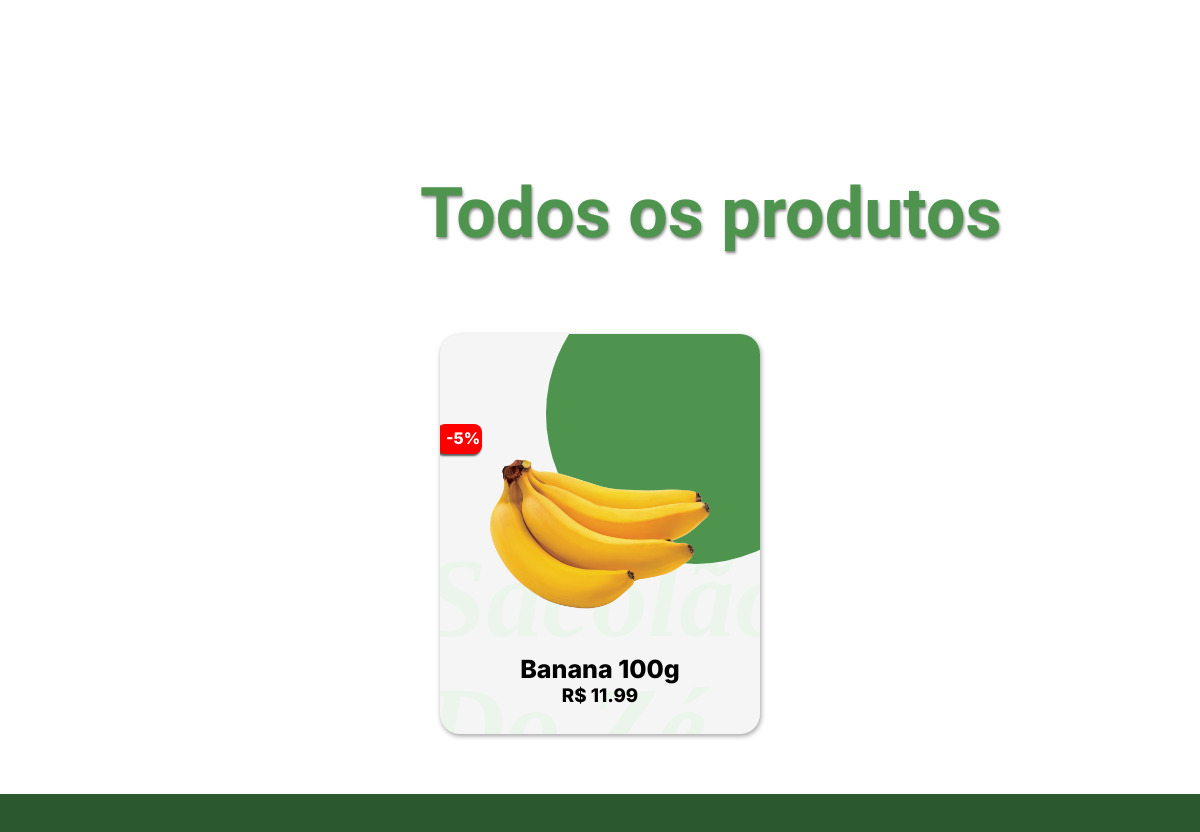
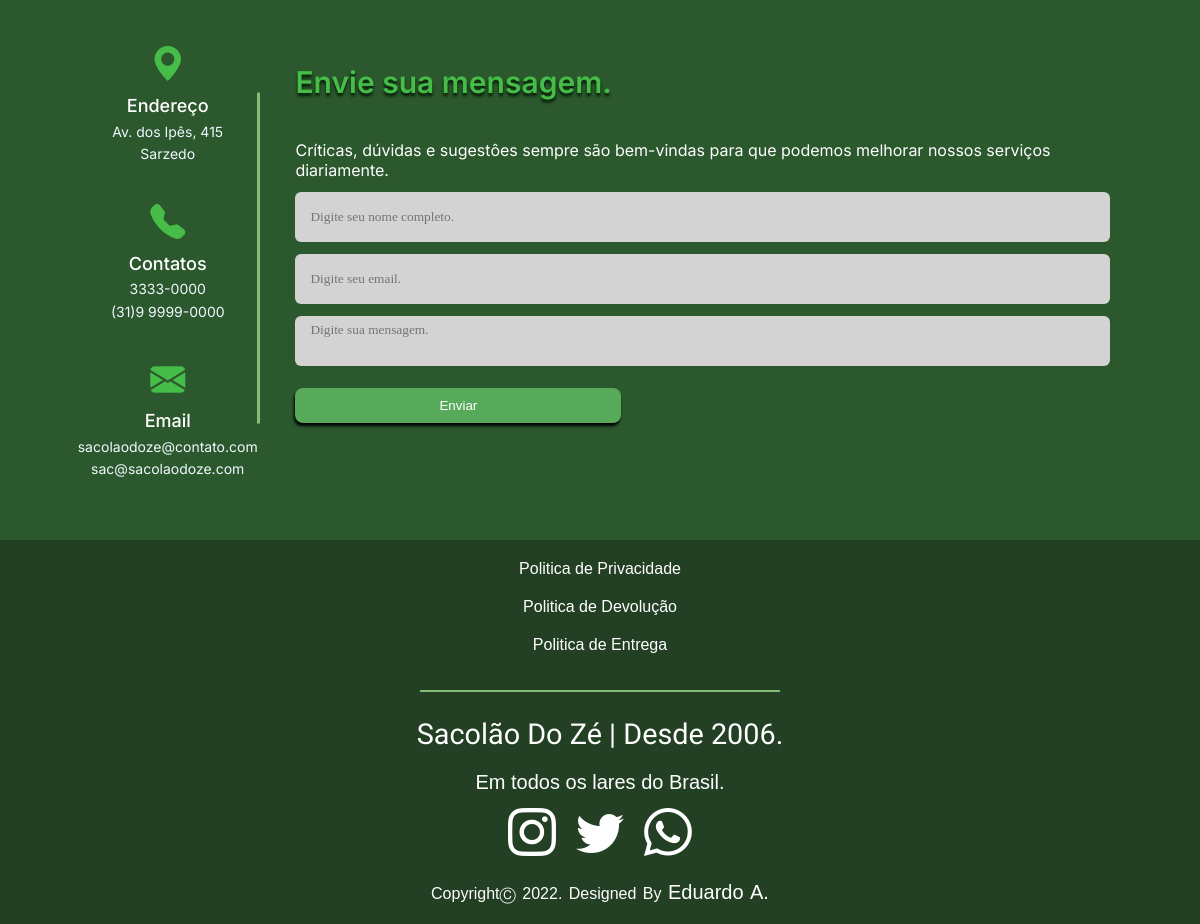
Before: / (lower part) with the older database file (2 pictures, top to bottom).
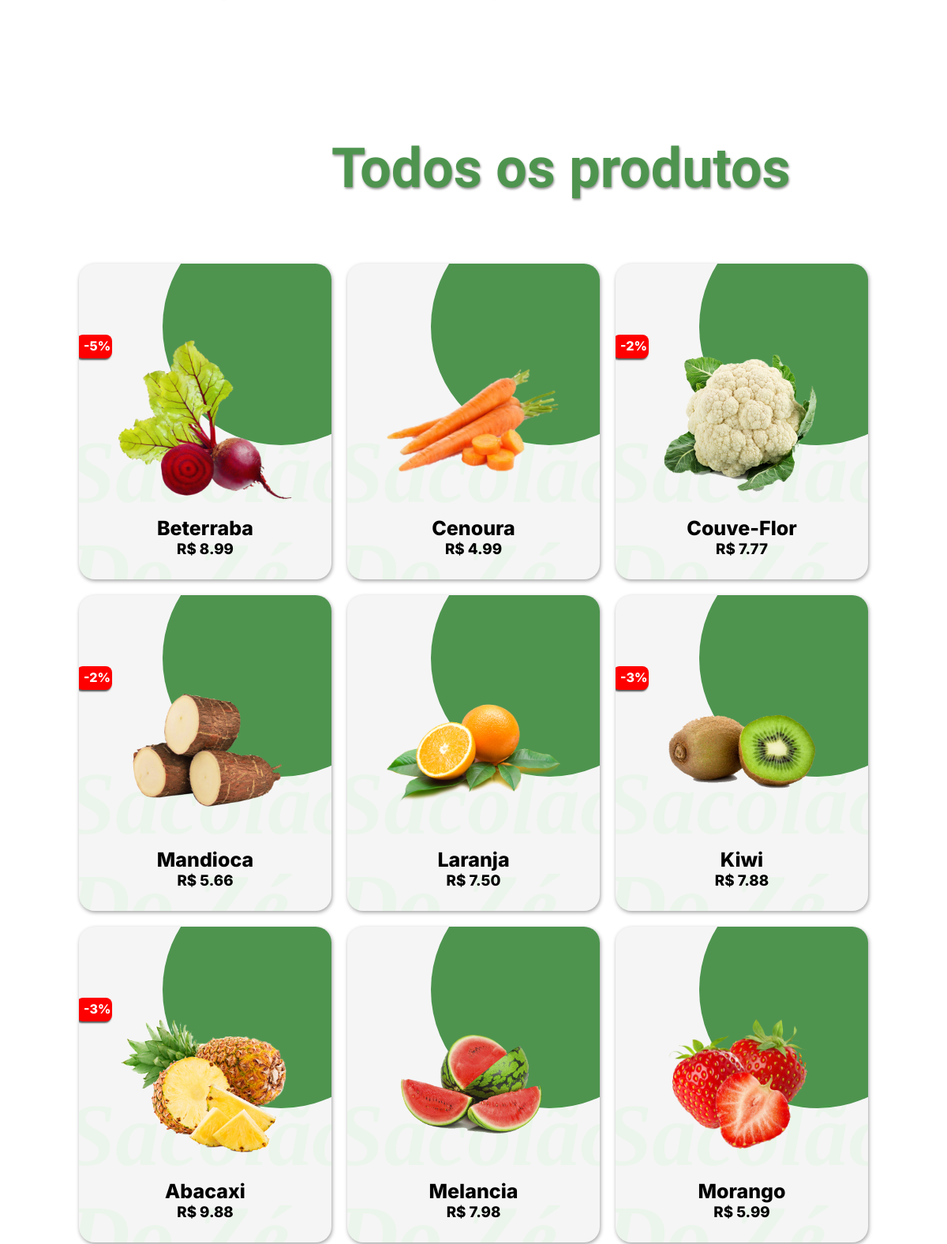
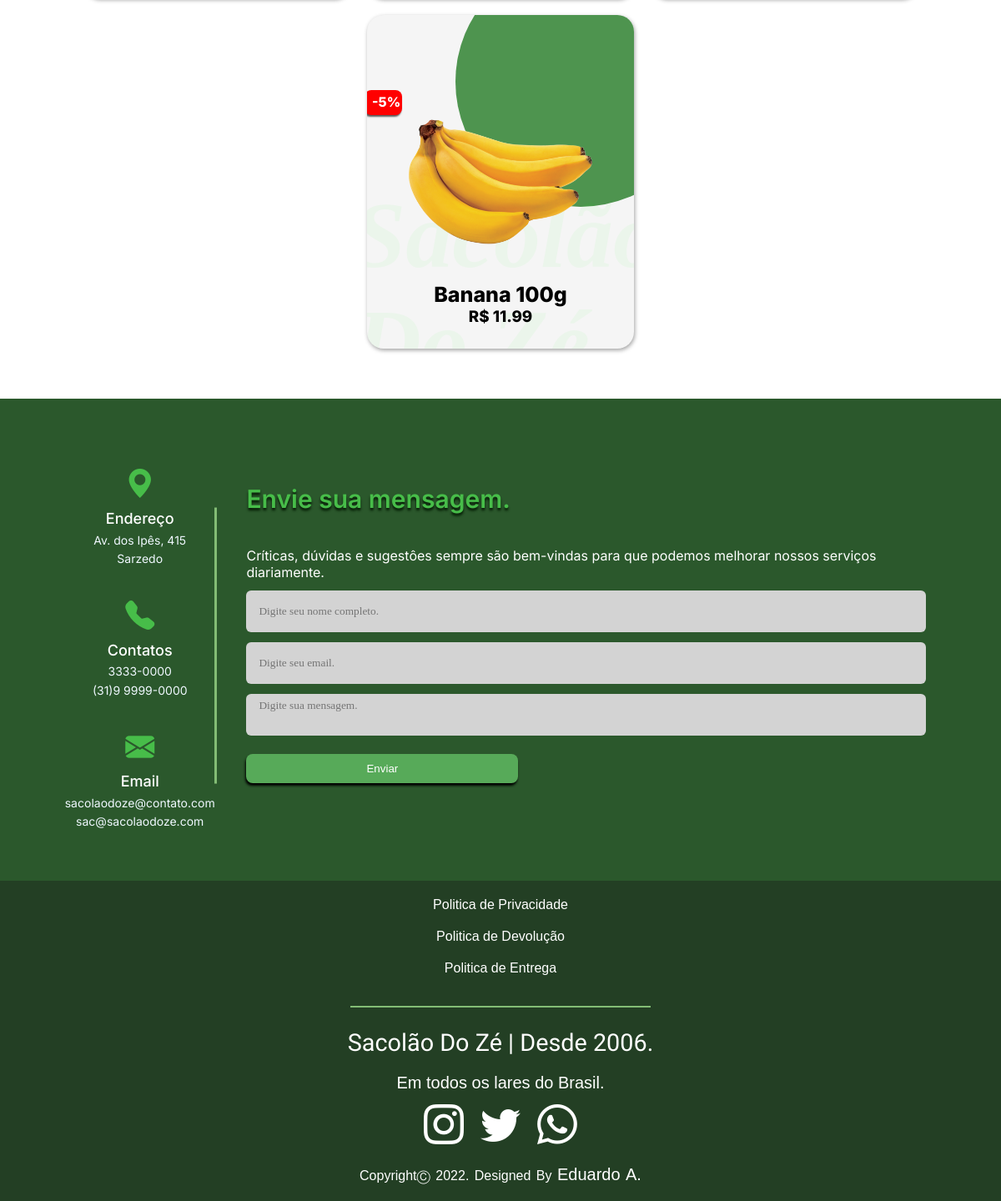
After: the same page with the newer database file (2 pictures, top to bottom).
### shop/produtos/models.py (models this page shows, shortened)
class AddProduct(db.Model):
    __searchable__= ['name','desc']
    id= db.Column(db.Integer, primary_key=True)
    name= db.Column(db.String(80), nullable=False)
    price= db.Column(db.Numeric(10,2), nullable=False)
    discount= db.Column(db.Integer, default=0)
    stock= db.Column(db.Integer, nullable=False)
    desc= db.Column(db.Text, nullable=False)
    pub_date= db.Column(db.DateTime, nullable=False, default=datetime.utcnow)
    category_id= db.Column(db.Integer, db.ForeignKey('category.id'), nullable=False)
    category= db.relationship('Category', backref=db.backref('categories', lazy=True))
    image_1= db.Column(db.String(150),nullable=False, default='image.jpg')
    image_2= db.Column(db.String(150),nullable=False, default='image.jpg')
    image_3= db.Column(db.String(150),nullable=False, default='image.jpg')

### shop/produtos/routes.py (the view)
@app.route('/')
def home():
    page= request.args.get('page', 1, type=int)
    products= AddProduct.query.filter(AddProduct.stock > 0).order_by(AddProduct.id.desc()).paginate(page=page, per_page=10)
    return render_template('produtos/index.html', products=products, categories=categories())

### shop/produtos/routes.py (called while the page is built)
def categories():
    categories= Category.query.join(AddProduct, (Category.id==AddProduct.category_id)).all()
    return categories

### shop/templates/produtos/index.html (shortened to what this page needs)
{% block content %}
<!DOCTYPE html>
<html lang="en">
<head>
    <link rel="stylesheet" href="https://cdn.jsdelivr.net/npm/bootstrap-icons@1.8.3/font/bootstrap-icons.css">
</head>
<body>
{% include 'navbar.html' %}
<section class="home" id="home">
    <div class="max-width">
        <div class="home-content">
            <div class="video-content">
            </div>
        </div>
    </div>
</section>
<h1 style="margin-left: 35%; margin-top: 10px; font-size: 70px; text-shadow: 1px 2px 3px rgb(141, 139, 139);
color:#4E944F; font-family: 'Lobster';"
>Todos os produtos</h1>
{% include 'card.html' %}
{% include 'footer.html' %}
</body>
</html>
{% endblock content %}

### shop/templates/card.html (shortened to what this page needs)
{% block content %}
<link rel="stylesheet" href="{{url_for('static', filename='css/card.css')}}">
<div class="container">
  {% for product in products.items %}
  <div class="card">
    <div class="imgBx">
      <a href="{{url_for('single_page', id=product.id)}}" title="Clique para ver mais detalhes.">
       <img src="{{ url_for('static', filename='images/' + product.image_1) }}">
      </a>
      {% if product.discount > 0 %}
      <p>-{{product.discount}}%</p>
      {% endif %}
    </div>
    <div class="contentBx">
      <h2>{{product.name}}</h2>
      <h3>R$ {{product.price}}</h3>
        <form action="{{url_for('AddCart')}}" method="post">
        </form>
    </div>
  </div>
  {%  endfor %}
</div>
{% endblock content %}

Changed rows visible on the page:
added AddProduct: image_1 (picture), discount "5", name "Beterraba", price "8.99"
added AddProduct: image_1 (picture), name "Cenoura", price "4.99"
added AddProduct: image_1 (picture), discount "2", name "Couve-Flor", price "7.77"
added AddProduct: image_1 (picture), discount "2", name "Mandioca", price "5.66"
added AddProduct: image_1 (picture), name "Laranja", price "7.50"
added AddProduct: image_1 (picture), discount "3", name "Kiwi", price "7.88"
added AddProduct: image_1 (picture), discount "3", name "Abacaxi", price "9.88"
added AddProduct: image_1 (picture), name "Melancia", price "7.98"
added AddProduct: image_1 (picture), name "Morango", price "5.99"
